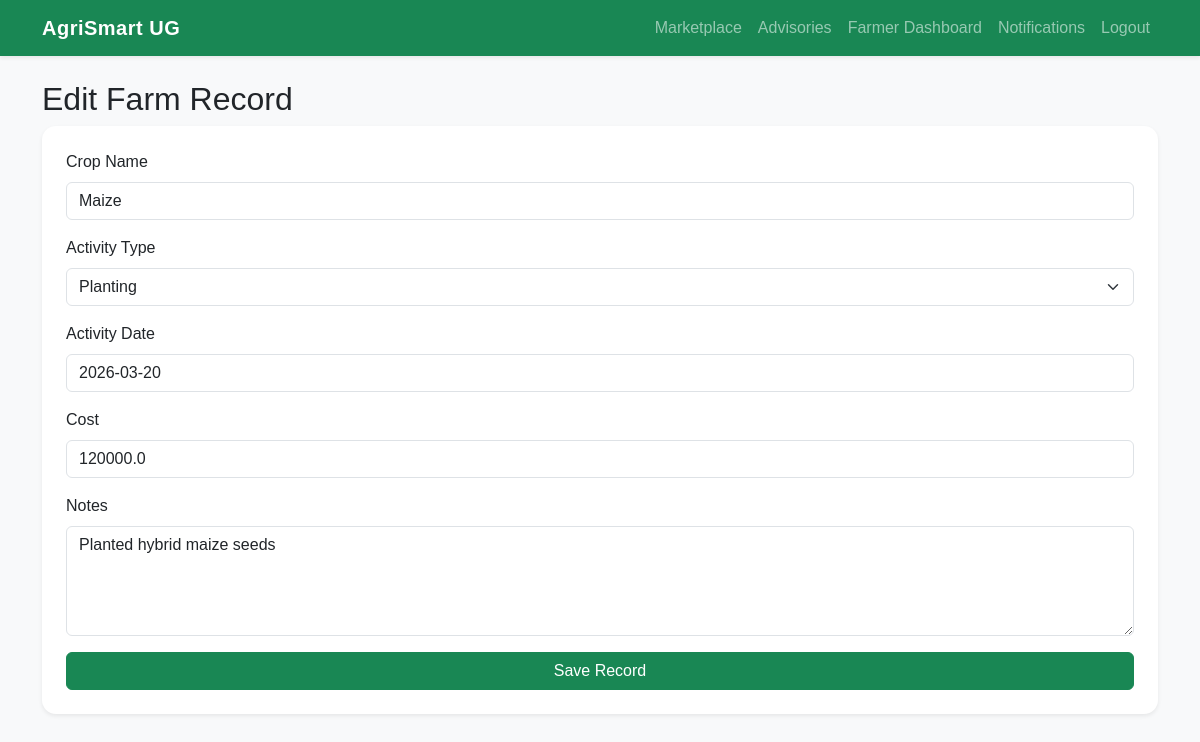
Page /farmer/farm-record/1/edit (signed in) on the committed database.
### app/models.py (models this page shows)
class FarmActivity(db.Model):
    id = db.Column(db.Integer, primary_key=True)
    farmer_id = db.Column(db.Integer, db.ForeignKey("user.id"), nullable=False)
    crop_name = db.Column(db.String(100), nullable=False)
    activity_type = db.Column(db.String(100), nullable=False)
    activity_date = db.Column(db.String(50), nullable=False)
    cost = db.Column(db.Float, default=0)
    notes = db.Column(db.Text)

### app/routes/farmer.py (the view, shortened to what this page needs)
@farmer_bp.route("/farm-record/<int:record_id>/edit", methods=["GET", "POST"])
@login_required
@roles_required("farmer")
def edit_farm_record(record_id):
    record = FarmActivity.query.get_or_404(record_id)
    if record.farmer_id != current_user.id:
        flash("Unauthorized access.", "danger")
        return redirect(url_for("farmer.farm_records"))
    form = FarmActivityForm(obj=record)
    return render_template("farmer/edit_farm_record.html", form=form)

### app/forms.py
class FarmActivityForm(FlaskForm):
    crop_name = StringField("Crop Name", validators=[DataRequired()])
    activity_type = SelectField("Activity Type", choices=[
        ("planting", "Planting"),
        ("weeding", "Weeding"),
        ("spraying", "Spraying"),
        ("fertilizer", "Fertilizer"),
        ("harvesting", "Harvesting"),
        ("other", "Other")
    ], validators=[DataRequired()])
    activity_date = StringField("Activity Date", validators=[DataRequired()])
    cost = FloatField("Cost", validators=[Optional()], default=0)
    notes = TextAreaField("Notes")
    submit = SubmitField("Save Record")

### app/models.py (called while the page is built)
@login_manager.user_loader
def load_user(user_id):
    return User.query.get(int(user_id))

### app/templates/farmer/edit_farm_record.html (shortened to what this page needs)
{% extends "base.html" %}
{% block content %}
<h2>Edit Farm Record</h2>
<form method="POST" class="card shadow-sm p-4">
    <div class="mb-3">{{ form.crop_name.label(class="form-label") }}{{ form.crop_name(class="form-control") }}</div>
    <div class="mb-3">{{ form.activity_type.label(class="form-label") }}{{ form.activity_type(class="form-select") }}
    </div>
    <div class="mb-3">{{ form.activity_date.label(class="form-label") }}{{ form.activity_date(class="form-control") }}
    </div>
    <div class="mb-3">{{ form.cost.label(class="form-label") }}{{ form.cost(class="form-control") }}</div>
    <div class="mb-3">{{ form.notes.label(class="form-label") }}{{ form.notes(class="form-control", rows="4") }}</div>
    {{ form.submit(class="btn btn-success") }}
</form>
{% endblock %}

### app/static/css/style.css (style rules this page uses)
body { font-family: Arial, sans-serif; }
.card { border: none; border-radius: 14px; }

### rows in the picture
FarmActivity: crop_name "Maize", activity_type "Planting", activity_date "2026-03-20", cost "120000.0", notes "Planted hybrid maize seeds"
